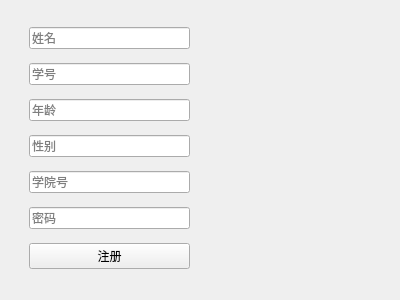
<?xml version="1.0" encoding="UTF-8"?>
<ui version="4.0">
 <class>Form</class>
 <widget class="QWidget" name="Form">
  <property name="geometry">
   <rect>
    <x>0</x>
    <y>0</y>
    <width>400</width>
    <height>300</height>
   </rect>
  </property>
  <property name="windowTitle">
   <string>学生注册</string>
  </property>
  <widget class="QWidget" name="verticalLayoutWidget">
   <property name="geometry">
    <rect>
     <x>29</x>
     <y>19</y>
     <width>161</width>
     <height>261</height>
    </rect>
   </property>
   <layout class="QVBoxLayout" name="verticalLayout">
    <item>
     <widget class="QLineEdit" name="lineEdit_2">
      <property name="placeholderText">
       <string>姓名</string>
      </property>
     </widget>
    </item>
    <item>
     <widget class="QLineEdit" name="lineEdit">
      <property name="placeholderText">
       <string>学号</string>
      </property>
     </widget>
    </item>
    <item>
     <widget class="QLineEdit" name="lineEdit_3">
      <property name="placeholderText">
       <string>年龄</string>
      </property>
     </widget>
    </item>
    <item>
     <widget class="QLineEdit" name="lineEdit_4">
      <property name="placeholderText">
       <string>性别</string>
      </property>
     </widget>
    </item>
    <item>
     <widget class="QLineEdit" name="lineEdit_5">
      <property name="placeholderText">
       <string>学院号</string>
      </property>
     </widget>
    </item>
    <item>
     <widget class="QLineEdit" name="lineEdit_6">
      <property name="placeholderText">
       <string>密码</string>
      </property>
     </widget>
    </item>
    <item>
     <widget class="QPushButton" name="pushButton">
      <property name="text">
       <string>注册</string>
      </property>
     </widget>
    </item>
   </layout>
  </widget>
  <widget class="QWidget" name="verticalLayoutWidget_2">
   <property name="geometry">
    <rect>
     <x>220</x>
     <y>29</y>
     <width>151</width>
     <height>241</height>
    </rect>
   </property>
   <layout class="QVBoxLayout" name="verticalLayout_2">
    <item>
     <widget class="QLabel" name="label">
      <property name="styleSheet">
       <string notr="true">border-image: url(:/picture/HIT_picture(13).jpg);</string>
      </property>
      <property name="text">
       <string/>
      </property>
     </widget>
    </item>
   </layout>
  </widget>
 </widget>
 <resources>
  <include location="../picture/picture.qrc"/>
 </resources>
 <connections/>
</ui>
